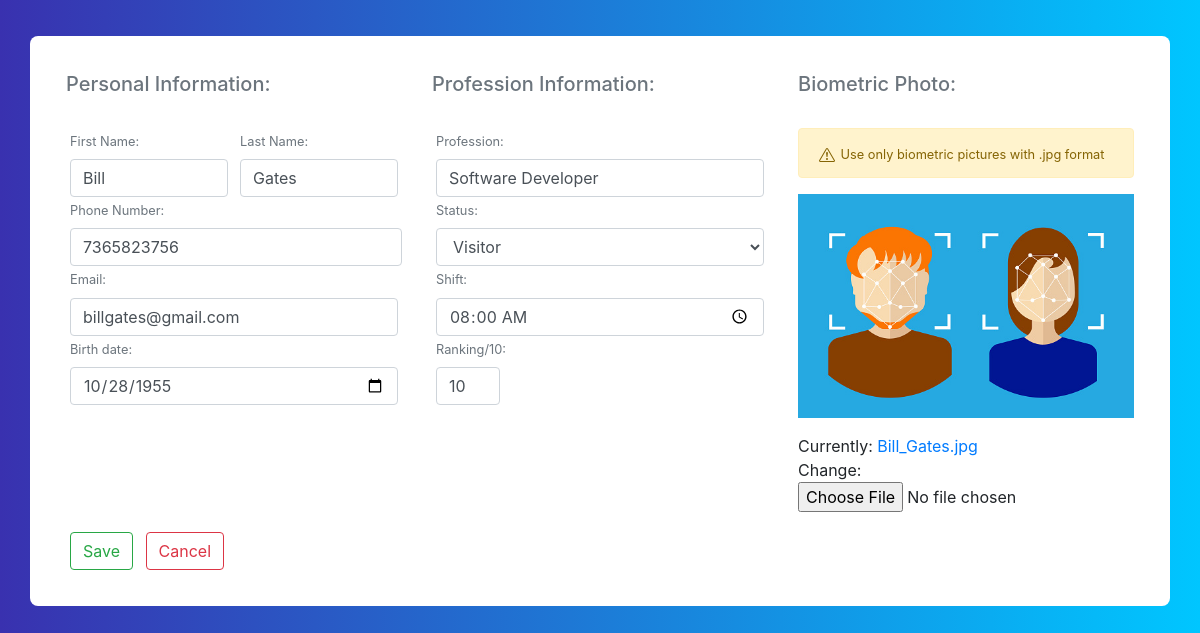
Screenshot of /edit_profile/13/ with the database file from the repository.
### core/models.py (models this page shows, shortened)
class Profile(models.Model):
    first_name = models.CharField(max_length=70)
    last_name = models.CharField(max_length=70)
    date = models.DateField()
    phone = models.BigIntegerField()
    email = models.EmailField()
    ranking = models.IntegerField()
    profession = models.CharField(max_length=200)
    status = models.CharField(choices=types,max_length=20,null=True,blank=False,default='Employee')
    present = models.BooleanField(default=False)
    image = models.ImageField()
    updated = models.DateTimeField(auto_now=True)
    shift = models.TimeField()

### core/views.py (the view)
# urls.py: path('edit_profile/<int:id>/',edit_profile,name='edit_profile'),
def edit_profile(request,id):
    profile = Profile.objects.get(id=id)
    form = ProfileForm(instance=profile)
    if request.method == 'POST':
        form = ProfileForm(request.POST,request.FILES,instance=profile)
        if form.is_valid():
            form.save()
            return redirect('profiles')
    context={'form':form}
    return render(request,'core/add_profile.html',context)

### core/forms.py
class ProfileForm(forms.ModelForm):
    class Meta:
        model = Profile
        fields = '__all__'
        widgets = {
            'date': DateInput(),
            'shift':TimeInput()
        }
        exclude = ['present','updated']
    def __init__(self, *args, **kwargs):
        super(ProfileForm, self).__init__(*args, **kwargs)
        self.fields['first_name'].widget.attrs['class'] = 'form-control'
        self.fields['last_name'].widget.attrs['class'] = 'form-control'
        self.fields['date'].widget.attrs['class'] = 'form-control'
        self.fields['phone'].widget.attrs['class'] = 'form-control'
        self.fields['email'].widget.attrs['class'] = 'form-control'
        self.fields['ranking'].widget.attrs['class'] = 'form-control'
        self.fields['profession'].widget.attrs['class'] = 'form-control'
        self.fields['status'].widget.attrs['class'] = 'form-control'
        self.fields['shift'].widget.attrs['class'] = 'form-control'

### core/templates/core/add_profile.html (shortened to what this page needs)
{% extends "core/base.html" %}
{% load static %}
{% block content %}
<div class="container emp-profile pb-3">
    <form method="POST" action="." class="needs-validation" enctype='multipart/form-data'>
        <div class="row">
            <div class="col-md-4">
                <h5 class="text-muted">Personal Information:</h5><br>
                <div class="d-flex justify-content-between">
                    <div class="m-1 mr-2">
                        <label class="text-muted"><small>First Name:</small></label>
                        {{ form.first_name }}
                    </div>
                    <div class="m-1">
                        <label class="text-muted"><small>Last Name:</small></label>
                        {{ form.last_name }}
                    </div>
                </div>
                <div class="ml-1">
                    <label class="text-muted"><small>Phone Number:</small></label>
                    {{ form.phone }}
                </div>
                <div class="m-1">
                    <label class="text-muted"><small>Email:</small></label>
                    {{ form.email }}
                </div>
                <div class="m-1">
                    <label class="text-muted"><small>Birth date:</small></label>
                    {{ form.date }}
                </div>
            </div>
            <div class="col-md-4">
                <h5 class="text-muted">Profession Information:</h5><br>
                <div class="m-1">
                    <label class="text-muted"><small>Profession:</small></label>
                    {{ form.profession }}
                </div>
                <div class="m-1">
                    <label class="text-muted"><small>Status:</small></label>
                    {{ form.status }}
                </div>
                <div class="m-1">
                    <label class="text-muted"><small>Shift:</small></label>
                    {{ form.shift }}
                </div>
                <div class="m-1" style="width: 4rem;">
                    <label class="text-muted"><small>Ranking/10:</small></label>
                    {{ form.ranking }}
                </div>
            </div>
            <div class="col-md-4">
                <h5 class="text-muted">Biometric Photo:</h5><br>
                <div>
                    <div class="alert alert-warning">
                        <small>Use only biometric pictures with .jpg format</small>
                    </div>
                    <img src="{% static 'img/profile1.jpg'%}" alt="" width="100%">
                </div>
                <div class="mt-3">
                    {{ form.image }}
                </div>
            </div>
        </div>
        <div class="mt-3">
            <button type="submit" class="btn btn-outline-success m-1">Save</button>
            <a href="{% url 'profiles' %}"><button type="button" class="btn btn-outline-danger m-1">Cancel</button></a>
        </div>
    </form>
</div>
{% endblock content %}

### static/css/details.css (style rules this page uses)
.emp-profile { padding: 3%; margin-top: 3%; margin-bottom: 3%; border-radius: 0.5rem; background: #fff; }

### static/css/body.css (style rules this page uses)
body { background: -webkit-linear-gradient(left, #3931af, #00c6ff); }

### rows the page displays
Profile: first_name "Bill", last_name "Gates", phone "7365823756", email "billgates@gmail.com", date "10/28/1955", profession "Software Developer", status "Visitor", shift "08:00:00", ranking "10"
